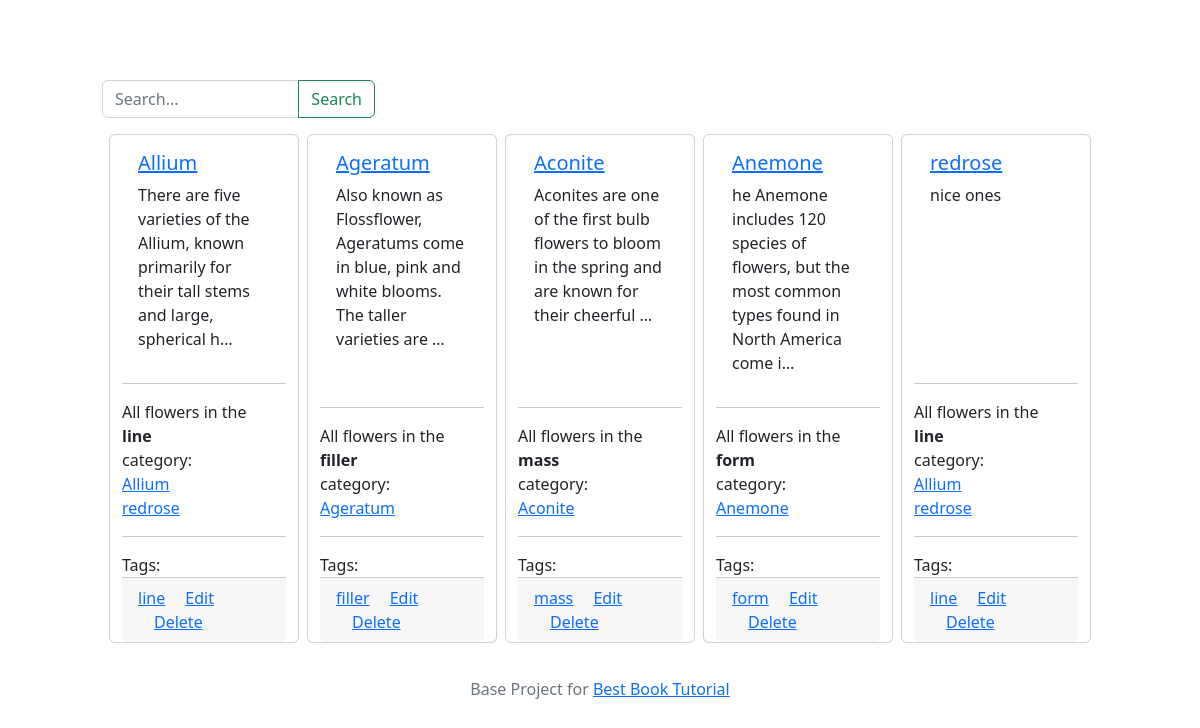
The app's page /, older data.
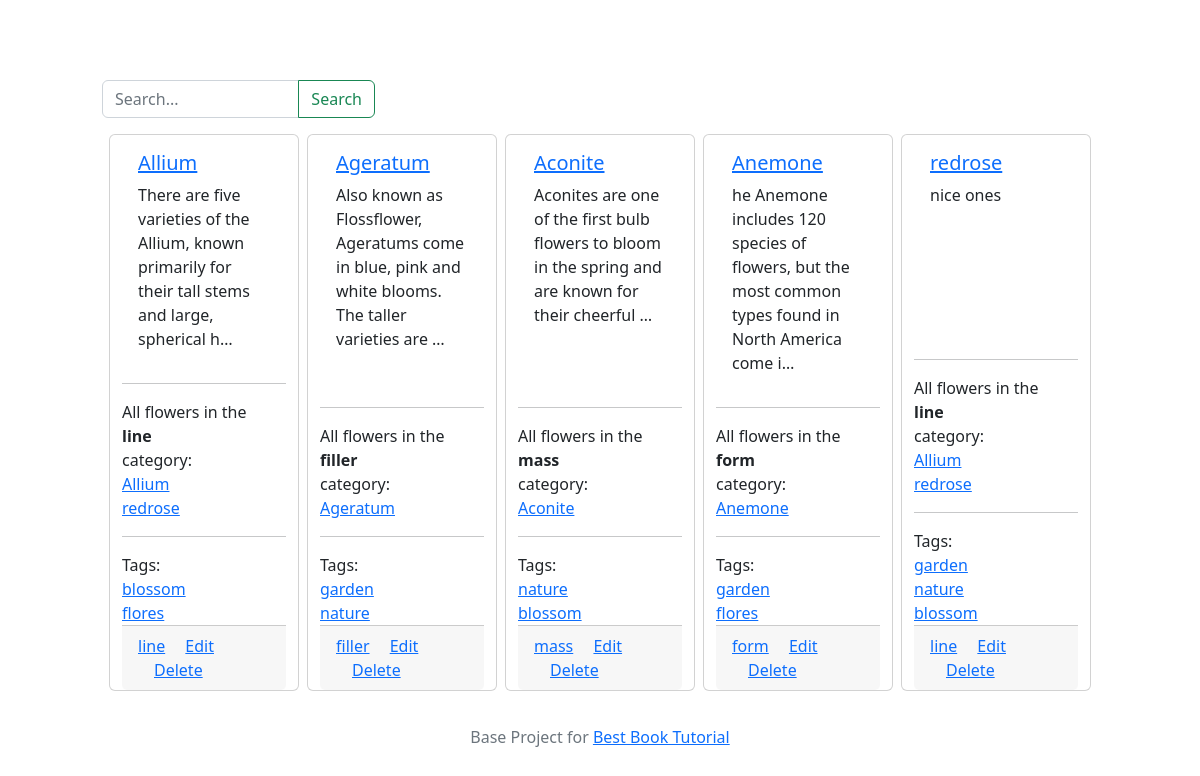
The same page, newer data.
### myapp/models.py (models this page shows, shortened)
class Flower(models.Model):
    title = models.CharField(max_length = 255, default = '')
    description = models.TextField(default='')
    slug = models.SlugField(blank = True, default = '')
    category = models.ForeignKey(Category, null=True, on_delete = models.PROTECT)
    tags = models.ManyToManyField(Tag)
    def __str__(self) -> str:
        return self.title

class Category(models.Model):
    title = models.CharField(max_length = 255, default = '')
    def __str__(self) -> str:
        return self.title

class Tag(models.Model):
    title = models.CharField(max_length=255, default='')
    slug = models.SlugField(blank=True, default = '')
    def __str__(self) -> str:
        return self.title

### myapp/views.py (the view)
# urls.py: path('',myapp_views.index, name='index'),
def index(request):
    q = request.GET.get('q', None)
    items = ''
    if q is None or q is '':
        flowers = Flower.objects.all()
    elif q is not None:
        flowers = Flower.objects.filter(title__contains = q)
    return render(request, "myapp/index.html", {'flowers': flowers})

### myapp/templates/myapp/index.html
{% extends 'base/base.html' %}
{% block content %}
<div class="container">
  <div class="row">
      <nav>
          <form method="get" action="/" class="form-inline mt-2 mt-md-0 col-lg-3 col-md-4 col-sm-6 mx-5 ">
              <div class="input-group">
              <input id="q" name="q" value="{{ request.GET.q }}" class="form-control mr-sm-2" type="text" placeholder="Search..." aria-label="Search">
              <button type="submit" class="btn btn-outline-success my-2 my-sm-0">Search</button>
              </div>
          </form>
      </nav>
  </div>
</div>
<div class="row my-3 justify-content-center">
{% for flower in flowers %}
  <div class="card col-lg-2 col-md-5 mx-1">
    <div class="card-body">
        <h5 class="card-title"><a href="{% url 'detail' flower.slug %}">{{ flower.title }}</a></h5>
        <p class="card-text">{{ flower.description | truncatechars:100 }}</p>
    </div>
    <hr>
    All flowers in the <strong>{{ flower.category }}</strong>category:
    {% for c_flower in flower.category.flower_set.all %}
    <a href="{% url 'detail' c_flower.slug %}">{{ c_flower }}</a>
    {% endfor %}
    <hr>
    Tags:
    {% for tag in flower.tags.all %}
    <a href="{% url 'tags' tag.slug %}">{{ tag }}</a>
    {% endfor %}
    <div class="card-footer">
        <a href="#" class="card-link">{{ flower.category }}</a>
        <a href="adminmyapp/flower/{{ flower.id }}/change" class="card-link">Edit</a>
        <a href="adminmyapp/flower/{{ flower.id }}/delete" class="card-link">Delete</a>
    </div>
  </div>
{% endfor %}
</div>
{% endblock %}

### base/templates/base/base.html (shortened to what this page needs)
{% load static %}
<!DOCTYPE html>
<html>
    <head>
        <link rel="stylesheet" href="{% static 'base/css/bootstrap.css' %}">
        <link rel="stylesheet" href="{% static 'base/custome_css/site.css' %}">
    </head>
    <body>
        <main role="main" class="container">
            <div id="starter-template">
                {% block content %}{% endblock %}
            </div>
        </main>
        <footer class="footer">
            <div class="container">
                <div class="row">
                    <span class="text-muted justify-content-center">
                        Base Project for <a href="#">Best Book Tutorial
                    </span>
                </div>
            </div>
        </footer>
    </body>
</html>

### base/static/base/custome_css/site.css (style rules this page uses)
body { padding-top: 5rem; }
.footer { text-align: center; font-size: 16px; line-height: 60px; height: 60px; justify-content: center; }

Row changes from the older to the newer data that the page shows:
added Tag: title "blossom"
added Tag: title "flores"
added Tag: title "garden"
added Tag: title "nature"
